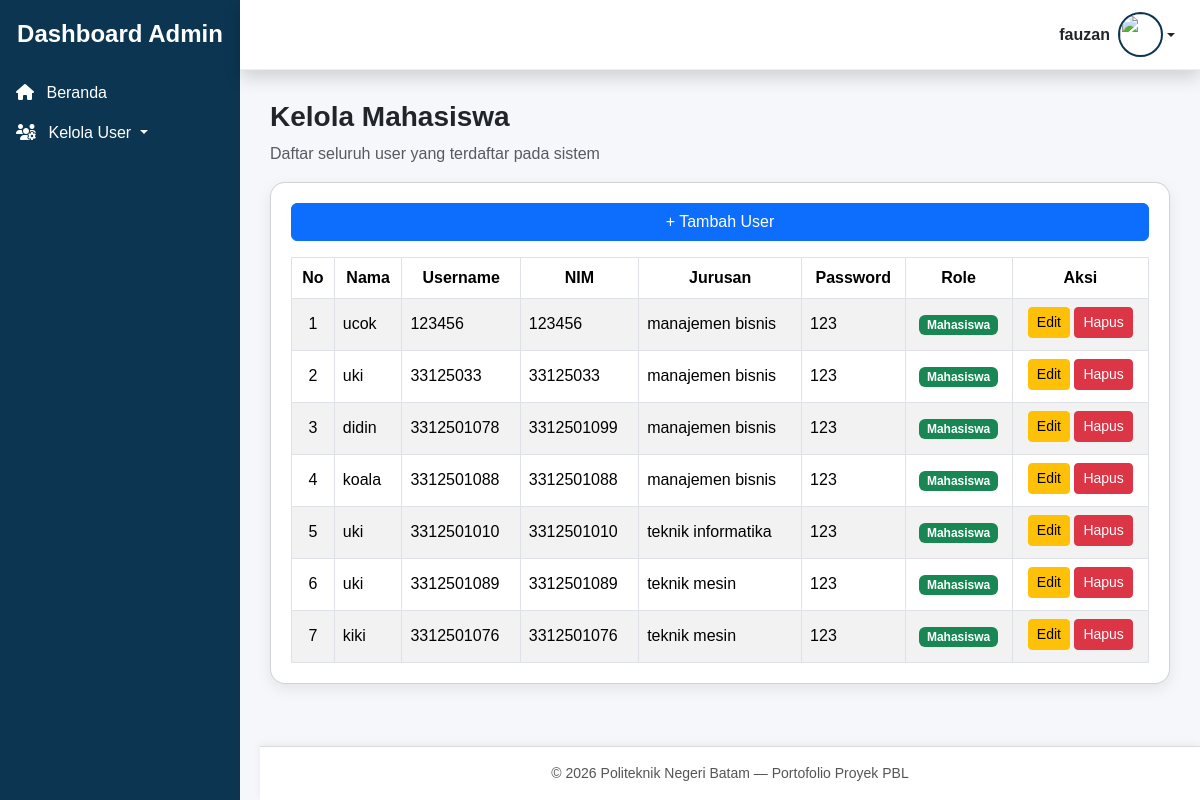
/admin/kelola_mahasiswa.php (signed in), run on an earlier commit of the app's database.
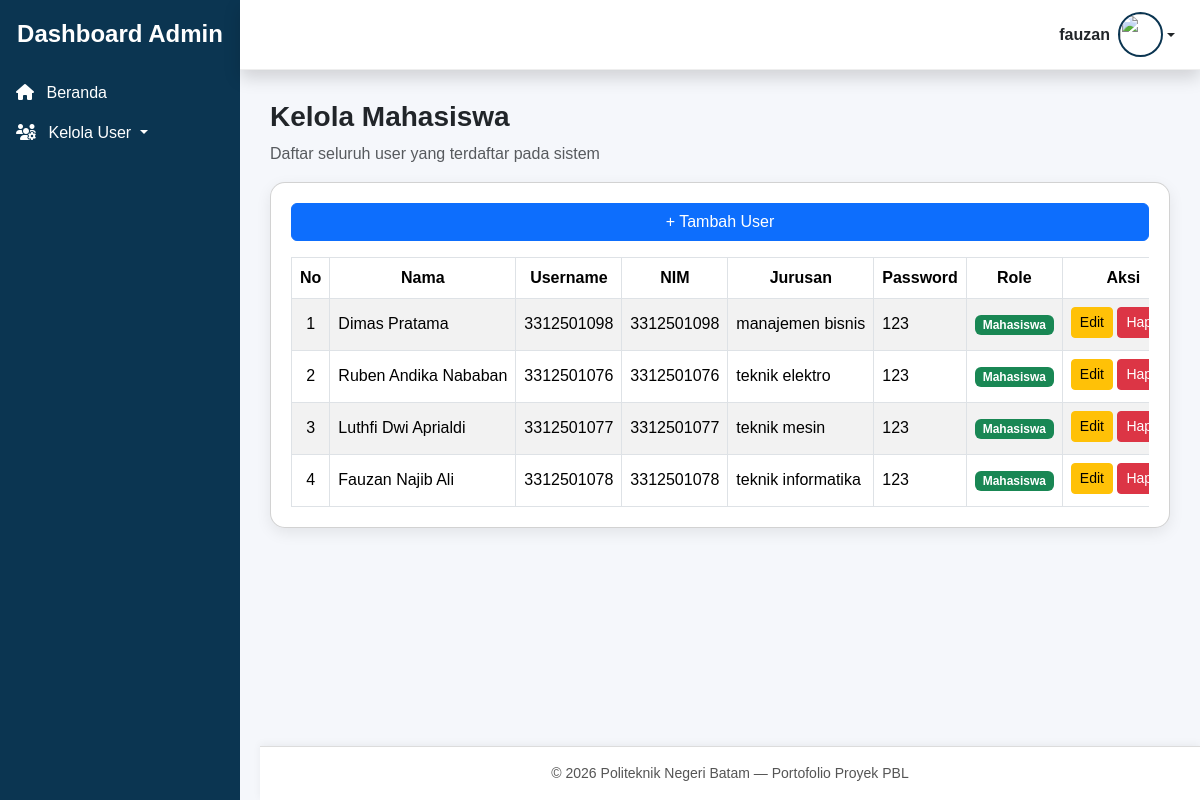
And on a later commit of the database.
### tables this page shows
CREATE TABLE `users` (
  `id_user` int NOT NULL,
  `nama` varchar(100) DEFAULT NULL,
  `username` varchar(100) DEFAULT NULL,
  `password` varchar(255) DEFAULT NULL,
  `nim` varchar(20) NOT NULL,
  `jurusan` enum('teknik elektro','teknik informatika','teknik mesin','manajemen bisnis') NOT NULL,
  `profil` varchar(255) DEFAULT NULL,
  `role` enum('mahasiswa','dosen','admin') NOT NULL
);

### admin/kelola_mahasiswa.php (the view, shortened to what this page needs)
<?php
include "../template_admin/header.php";
include "../template_admin/sidebar.php";
include "../template_admin/topbar.php";
$result = mysqli_query($koneksi, "SELECT * FROM users WHERE `role` = 'mahasiswa' ORDER BY id_user DESC");
?>
<div class="content-wrapper">
  <h3 class="fw-bold">Kelola Mahasiswa</h3>
  <p class="text-muted">Daftar seluruh user yang terdaftar pada sistem</p>
  <div class="card card-custom mt-3">
    <a href="tambah_mahasiswa.php" class="btn btn-primary mb-3">
      + Tambah User
    </a>
    <div class="table-responsive">
      <table class="table table-bordered table-striped table-hover align-middle mb-0">
        <thead>
          <tr class="text-center">
            <th>No</th>
            <th>Nama</th>
            <th>Username</th>
            <th>NIM</th>
            <th>Jurusan</th>
            <th>Password</th>
            <th>Role</th>
            <th>Aksi</th>
          </tr>
        </thead>
        <tbody>
          <?php
          $no = 1;
          while ($row = mysqli_fetch_assoc($result)) { ?>
            <tr>
              <td class="text-center"><?= $no++ ?></td>
              <td><?= $row['nama'] ?></td>
              <td><?= $row['username'] ?></td>
              <td><?= $row['nim'] ?></td>
              <td><?= $row['jurusan'] ?></td>
              <td><?= $row['password'] ?></td>
              <td class="text-center">
                <span class="badge
                  <?= ($row['role'] == 'admin' ? 'bg-danger' :
                      ($row['role'] == 'dosen' ? 'bg-primary' : 'bg-success')) ?>">
                  <?= ucfirst($row['role']) ?>
                </span>
              </td>
              <td class="text-center">
                <a href="edit_mahasiswa.php?id=<?= $row['id_user'] ?>"
                   class="btn btn-warning btn-sm mb-1">
                  Edit
                </a>
                <a href="hapus.php?id=<?= $row['id_user'] ?>&page=mahasiswa"
                   class="btn btn-danger btn-sm mb-1"
                   onclick="return confirm('Yakin ingin menghapus user ini?')">
                  Hapus
                </a>
              </td>
            </tr>
          <?php } ?>
        </tbody>
      </table>
    </div>
  </div>
</div>
<?php include "../template_admin/footer.php"; ?>

### template_admin/header.php (shortened to what this page needs)
<!DOCTYPE html>
<html lang="id">
<head>
<link href="../bootstrap/css/bootstrap.min.css" rel="stylesheet">
<link rel="stylesheet" href="https://cdnjs.cloudflare.com/ajax/libs/font-awesome/6.4.0/css/all.min.css">
</head>
<body>

### template_admin/sidebar.php (shortened to what this page needs)
<div class="sidebar d-none d-lg-block"
     style="width:240px; height:100vh; position:fixed; top:0; left:0;
            background:#0b3551; padding-top:20px; color:white; z-index:1500;">
  <h4 class="text-center fw-bold mb-4">Dashboard Admin</h4>
  <ul class="nav flex-column">
    <li>
      <a class="nav-link active text-white" href="../admin/dashboard_admin.php">
        <i class="fa-solid fa-house me-2"></i> Beranda
      </a>
    </li>
    <li class="nav-item dropdown">
      <a class="nav-link text-white dropdown-toggle"
         href="#" data-bs-toggle="dropdown">
        <i class="fa-solid fa-users-gear me-2"></i> Kelola User
      </a>
    </li>
  </ul>
</div>

### template_admin/topbar.php (shortened to what this page needs)
<?php
$nama   = $_SESSION['nama'];
$profil = $_SESSION['profil'];
?>
<div class="header shadow">
  <div class="dropdown">
    <a href="#" class="d-flex align-items-center text-dark text-decoration-none dropdown-toggle"
       data-bs-toggle="dropdown">
      <span class="fw-semibold d-none d-sm-inline me-2"><?= $nama ?></span>
      <img src="<?= $profil ?>" class="profile-img">
    </a>
  </div>
</div>

### template_admin/footer.php (shortened to what this page needs)
<footer class="footer text-center py-3">
  <span>© <?= date('Y') ?> Politeknik Negeri Batam — Portofolio Proyek PBL</span>
</footer>
</body>
</html>

### template_admin/header.php (style rules this page uses)
body { font-family: 'Poppins', sans-serif; background: white; margin: 0; }
.profile-img { width: 45px; height: 45px; border-radius: 50%; object-fit: cover; border: 2px solid #0b3551; }
.header { margin-left: 240px; padding: 15px 25px; background: #ffffff; display: flex; justify-content: flex-end; align-items: center; position: fixed; top: 0; left: 0; right: 0; height: 70px; z-index: 2000; border-bottom: 1px solid #eee; }

### admin/kelola_mahasiswa.php (style rules this page uses)
.content-wrapper { margin-left: 240px; padding: 100px 30px 90px; background: #f5f7fb; min-height: 100vh; }
.card-custom { border-radius: 15px; padding: 20px; background: #ffffff; box-shadow: 0 5px 15px rgba(0,0,0,0.08); }
.table thead { background-color: #0b3551; color: white; }
.table th, .table td { vertical-align: middle; white-space: nowrap; }

### template_admin/footer.php (style rules this page uses)
.footer { position: fixed; bottom: 0; left: 260px; width: calc(100% - 260px); background: #ffffff; border-top: 1px solid #dcdcdc; font-size: 14px; color: #555; z-index: 90; box-shadow: 0 -2px 8px rgba(0,0,0,0.05); }

What changed in the data, as far as the page shows it:
removed users: nama "ucok", username "123456", nim "123456", jurusan "manajemen bisnis", password "123", role "Mahasiswa"
removed users: nama "uki", username "33125033", nim "33125033", jurusan "manajemen bisnis", password "123", role "Mahasiswa"
removed users: nama "didin", username "3312501078", nim "3312501099", jurusan "manajemen bisnis", password "123", role "Mahasiswa"
removed users: nama "koala", username "3312501088", nim "3312501088", jurusan "manajemen bisnis", password "123", role "Mahasiswa"
removed users: nama "uki", username "3312501010", nim "3312501010", jurusan "teknik informatika", password "123", role "Mahasiswa"
removed users: nama "uki", username "3312501089", nim "3312501089", jurusan "teknik mesin", password "123", role "Mahasiswa"
removed users: nama "kiki", username "3312501076", nim "3312501076", jurusan "teknik mesin", password "123", role "Mahasiswa"
added users: nama "Dimas Pratama", username "3312501098", nim "3312501098", jurusan "manajemen bisnis", password "123", role "Mahasiswa"
added users: nama "Ruben Andika Nababan", username "3312501076", nim "3312501076", jurusan "teknik elektro", password "123", role "Mahasiswa"
added users: nama "Luthfi Dwi Aprialdi", username "3312501077", nim "3312501077", jurusan "teknik mesin", password "123", role "Mahasiswa"
added users: nama "Fauzan Najib Ali", username "3312501078", nim "3312501078", jurusan "teknik informatika", password "123", role "Mahasiswa"
